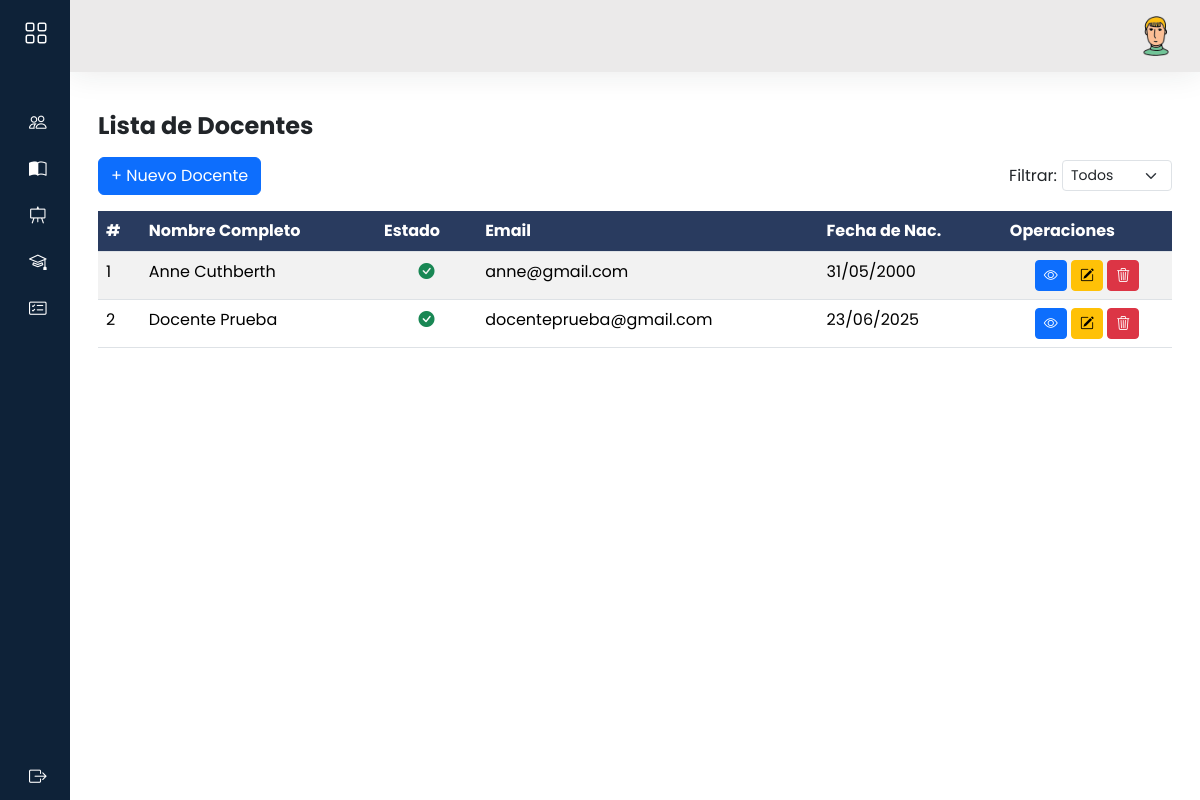
The page /admi/docentes/ on the database as committed earlier.
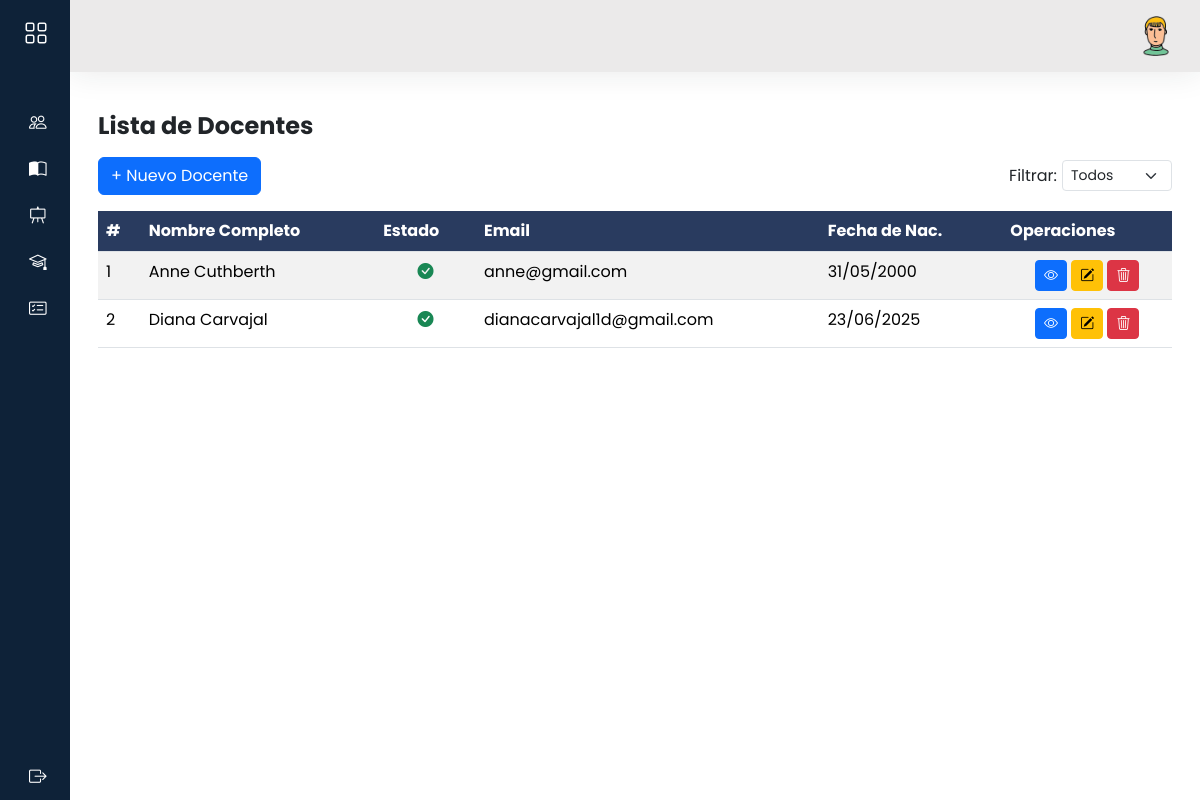
The same page on the database as committed later.
### models/docente_model.py (models this page shows, shortened)
class Docente(db.Model):
    __tablename__='docentes'
    id = db.Column(db.Integer, primary_key=True)
    fecha_nac = db.Column(db.DateTime,nullable=False)
    genero = db.Column(db.String(10),nullable=False)
    telefono = db.Column(db.String(20),nullable=False)
    ci = db.Column(db.String(20),nullable=False)
    especialidad = db.Column(db.String(100),nullable=False)
    usuario_id = db.Column(db.Integer, db.ForeignKey('usuarios.id'),nullable=False)
    usuario = db.relationship('Usuario', back_populates='docentes')
    cursos = db.relationship('Curso', back_populates='docente')
    @staticmethod
    def get_all():
        return Docente.query.all()

### models/usuario_model.py (models this page shows, shortened)
class Usuario(db.Model, UserMixin):
    __tablename__='usuarios'
    id = db.Column(db.Integer,primary_key=True)
    nombre = db.Column(db.String(80),nullable=False)
    apellido = db.Column(db.String(100))
    email = db.Column(db.String(120), unique=True)
    username = db.Column(db.String(20),nullable=False)
    password = db.Column(db.String,nullable=False)
    activo = db.Column(db.Boolean, default=True,nullable=False)
    rol_id = db.Column(db.Integer, db.ForeignKey('rol.id'), nullable=False)
    rol = db.relationship('Rol', back_populates='usuarios')
    docentes = db.relationship('Docente', backref='usuario_rel', lazy=True, cascade='all, delete-orphan')
    estudiantes = db.relationship('Estudiante', backref='usuario_rel', lazy=True, cascade='all, delete-orphan')
    def delete(self):
        db.session.delete(self)
        db.session.commit()

### controllers/admi/docente_controller.py (the view)
@docente_bp.route("/")
def index():
    docentes = Docente.get_all()
    rol_docente = Rol.query.filter_by(nombre='Docente').first()
    usuarios = Usuario.query.filter_by(rol_id=rol_docente.id).all() if rol_docente else []
    return docente_view.list(docentes, usuarios)

### views/admi/docente_view.py (called while the page is built)
def list(docentes,usuarios):
    return render_template('admi/docentes/index.html',docentes= docentes,usuarios=usuarios)

### templates/admi/docentes/index.html (shortened to what this page needs)
{% extends 'admi/baseAdmi.html' %}
{% block content %}
<h3 class="fw-bold fs-4 my-3">Lista de Docentes
</h3>
<div class="d-flex justify-content-between align-items-center mb-3" style="gap: 10px;">
    <a data-bs-toggle="modal" data-bs-target="#modalNuevoDocente" class="btn btn-primary">
        + Nuevo Docente
    </a>
    <div class="d-flex align-items-center" style="gap: 5px;">
        <label for="filtroEstado" class="form-label mb-0">Filtrar:</label>
        <select id="filtroEstado" class="form-select form-select-sm" style="max-width: 150px;">
            <option value="">Todos</option>
        </select>
    </div>
</div>
<div class="row">
    <div class="col-12">
        <div class="table-responsive">
            <table id="mi-tabla" class="table table-striped  display nowrap" style="width:100%">
                <thead>
                    <tr class="highlight">
                        <th>#</th>
                        <th>Nombre Completo</th>
                        <th>Estado</th>
                        <th>Email</th>
                        <th>Fecha de Nac. </th>
                        <th>Operaciones</th>
                    </tr>
                </thead>
                <tbody>
                    {%for item in docentes%}
                    <tr>
                        <td>{{item.id}}</td>
                        <td>{{item.usuario.nombre}} {{ item.usuario.apellido }}</td>
                        <td class="text-center" data-search="{{ 'activo' if item.activo else 'inactivo' }}">
                            {% if item.usuario.activo %}
                            <i class="bi bi-check-circle-fill text-success"></i>
                            {% else %}
                            <i class="bi bi-x-circle-fill text-danger"></i>
                            {% endif %}
                        </td>
                        <td>{{item.usuario.email}}</td>
                        <td>{{item.fecha_nac.strftime('%d/%m/%Y')}}</td>
                        <td class="text-center">
                            <a data-bs-toggle="modal" data-bs-target="#modalVistaDocente{{ item.id }}"
                                class="btn btn-primary btn-sm"><i class=" bi bi-eye"></i></a>
                            <a data-bs-toggle="modal" data-bs-target="#modalEditarDocente{{ item.id }}"
                                class="btn btn-warning btn-sm"><i class="bi bi-pencil-square"></i></a>
                            <a class="btn btn-danger btn-sm" data-bs-toggle="modal"
                                data-bs-target="#modalConfirmarEliminar"
                                data-url="{{ url_for('docente.delete', id=item.id) }}">
                                <i class="bi bi-trash3"></i>
                            </a>
                        </td>
                    </tr>
                    {%endfor%}
                </tbody>
            </table>
        </div>
    </div>
</div>
{% endblock %}

Rows that differ between the two databases and show on the page:
changed through a linked row, Docente id 2: usuario.nombre "Docente" → "Diana"; usuario.apellido "Prueba" → "Carvajal"; usuario.email "docenteprueba@gmail.com" → "dianacarvajal1d@gmail.com"
